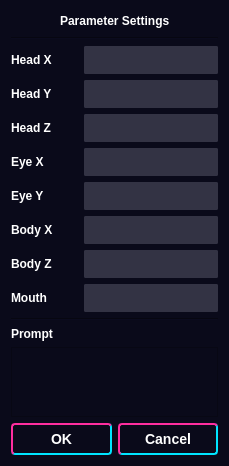
<?xml version="1.0" encoding="UTF-8"?>
<ui version="4.0">
 <class>Form</class>
 <widget class="QWidget" name="Form">
  <property name="geometry">
   <rect>
    <x>0</x>
    <y>0</y>
    <width>229</width>
    <height>398</height>
   </rect>
  </property>
  <property name="windowTitle">
   <string>Form</string>
  </property>
  <property name="styleSheet">
   <string notr="true">
/* ---------------- 全局基础样式 ---------------- */
* {
    /* 像素风字体（需将&quot;PixelMplus12-Regular.ttf&quot;放到项目目录，或替换为系统字体） */
    font-family: &quot;PixelMplus12&quot;, &quot;微软雅黑&quot;, &quot;SimHei&quot;, sans-serif;
    font-size: 12px;
	font-weight: bold;
}

QWidget {
    background-color: #0A0A1A; /* 暗黑赛博背景 */
    color: #FFFFFF; /* 默认文字白色 */
}

/* ---------------- 窗口样式 ---------------- */
QMainWindow, QWidget#main_window {
    background-color: #0A0A1A;
    border: 2px solid #FF2E9F; /* 粉色霓虹边框 */
}

/* 透明窗口适配（Live2D窗口） */
QWidget#live2d_window {
    background-color: transparent;
    border: none;
}

/* ---------------- 按钮样式（核心） ---------------- */
QPushButton {
    /* 粉蓝渐变背景 */
    background: qlineargradient(x1:0, y1:0, x2:1, y2:1, 
                                stop:0 #FF2E9F, stop:1 #00E5FF);
    color: #0A0A1A; /* 文字深色对比 */
    font-size: 14px;
    font-weight: bold;
    border: 2px solid #FFFFFF; /* 白色像素边框 */
    border-radius: 4px; /* 轻微圆角（像素风避免大圆角） */
    padding: 8px 16px;
    /* 霓虹发光效果 */
    text-shadow: 0 0 5px #FFFFFF;
}

QPushButton:hover {
    /* 悬停时加深渐变 */
    background: qlineargradient(x1:0, y1:0, x2:1, y2:1, 
                                stop:0 #FF55B8, stop:1 #2DE2FF);
    /* 故障偏移效果 */
    padding-left: 9px;
    padding-top: 7px;
    /* 强化发光 */
    text-shadow: 0 0 8px #FFFFFF;
}

QPushButton:pressed {
    /* 按下时反向渐变 */
    background: qlineargradient(x1:0, y1:0, x2:1, y2:1, 
                                stop:0 #00E5FF, stop:1 #FF2E9F);
    /* 按压偏移 */
    padding-left: 10px;
    padding-top: 9px;
}

QPushButton:disabled {
    background: #333344;
    color: #888888;
    border-color: #666666;
    text-shadow: none;
}

/* ---------------- 文本浏览器（QTextBrowser） ---------------- */
QTextBrowser {
    background-color: #121228;
    color: #00E5FF; /* 霓虹蓝文字 */
    border: 1px solid #9D00FF; /* 紫色边框 */
    padding: 8px;
    /* 像素风文字 */
    font-size: 12px;
    /* 轻微文字发光 */
    text-shadow: 0 0 3px #00E5FF;
}

/* ---------------- 标签（QLabel） ---------------- */
QLabel {
    color: #FFFFFF;
}

/* 标题标签 */
QLabel#title_label {
    font-size: 18px;
    font-weight: bold;
    /* 粉紫渐变文字 */
    background: qlineargradient(x1:0, y1:0, x2:1, y2:0, 
                                stop:0 #FF2E9F, stop:1 #9D00FF);
    -webkit-background-clip: text;
    color: transparent;
    text-shadow: 0 0 6px #FF2E9F;
}

/* 普通文本标签 */
QLabel#normal_label {
    color: #FFD1DC; /* 浅粉色文字 */
    text-shadow: 0 0 2px #FF2E9F;
}

/* ---------------- 分隔线（QFrame） ---------------- */
QFrame[frameShape=&quot;4&quot;] { /* HLine水平分隔线 */
    background-color: qlineargradient(x1:0, y1:0, x2:1, y2:0, 
                                     stop:0 #FF2E9F, stop:1 #00E5FF);
    height: 2px;
    border: none;
}

/* ---------------- 输入框（QLineEdit） ---------------- */
QLineEdit {
    background-color: #121228;
    color: #00E5FF;
    border: 2px solid #FF2E9F;
    padding: 6px;
    text-shadow: 0 0 3px #00E5FF;
}

QLineEdit:focus {
    border-color: #00E5FF;
    outline: none;
}



/* ---------------- 下拉框 ComboBox（带边框） ---------------- */
QComboBox {
    background-color: #333344; /* 控件底色 */
    border-color: #333344；
    border-radius: 2px;

}
/* ComboBox 下拉列表 */
QComboBox QAbstractItemView {
    background-color: #121228;
    border: 2px solid #ff2e9f; /* 粉色列表边框 */
    selection-background-color: #ff2e9f; /* 选中项背景 */
    selection-color: #0a0a1a;
}
/* ---------------- 全局基础样式 ---------------- */
* {
    /* 像素风字体（需将&quot;PixelMplus12-Regular.ttf&quot;放到项目目录，或替换为系统字体） */
    font-family: &quot;PixelMplus12&quot;, &quot;微软雅黑&quot;, &quot;SimHei&quot;, sans-serif;
    font-size: 12px;
}

QWidget {
    background-color: #0A0A1A; /* 暗黑赛博背景 */
    color: #FFFFFF; /* 默认文字白色 */
}

/* ---------------- 窗口样式 ---------------- */
QMainWindow, QWidget#main_window {
    background-color: #0A0A1A;
    border: 2px solid #FF2E9F; /* 粉色霓虹边框 */
}

/* 透明窗口适配（Live2D窗口） */
QWidget#live2d_window {
    background-color: transparent;
    border: none;
}

/* ---------------- 按钮样式（核心） ---------------- */
QPushButton {
    /* 粉蓝渐变背景（Qt标准渐变写法） */
    background: transparent;
    color: #ffffff; /* 文字白色对比 */
    font-size: 14px;
    font-weight: bold;
    border-width: 2px; /* 必须设置边框宽度 */
    border-style: solid; /* 边框样式 */
    border-color: #FF2E9F #00E5FF #00E5FF #FF2E9F;
    border-radius: 4px; /* 轻微圆角（像素风避免大圆角） */
    padding: 6px 12px; /* 按钮内边距（初始值） */
}

QPushButton:hover {
    background: #696969; /*  hover背景 */
    padding-left: 9px;
    padding-top: 7px;
    /* 强化发光 */
    text-shadow: 0 0 8px #FFFFFF;
}

QPushButton:pressed {

    background: #696969; 
    border-color: #ffffff;
    padding-left: 10px;
    padding-top: 9px;
}

QPushButton:disabled {
    background: #333344;
    color: #888888;
    border-color: #666666;
    text-shadow: none;
}

/* ---------------- 文本浏览器（QTextBrowser） ---------------- */
QTextBrowser {
    background-color: #121228;
    color: #00E5FF; /* 霓虹蓝文字 */
    border: 1px solid #9D00FF; /* 紫色边框 */
    padding: 8px;
    /* 像素风文字 */
    font-size: 12px;
    /* 轻微文字发光 */
    text-shadow: 0 0 3px #00E5FF;
}

/* ---------------- 标签（QLabel） ---------------- */
QLabel {
    color: #FFFFFF;
}

/* 标题标签 */
QLabel#title_label {
    font-size: 18px;
    font-weight: bold;
    /* Qt渐变文字写法（模拟，需结合透明背景） */
    color: #FF2E9F;
    text-shadow: 0 0 6px #FF2E9F, 0 0 10px #9D00FF;
}

/* 普通文本标签 */
QLabel#normal_label {
    color: #FFD1DC; /* 浅粉色文字 */
    text-shadow: 0 0 2px #FF2E9F;
}

/* ---------------- 分隔线（QFrame） ---------------- */
QFrame::HLine { /* Qt标准HLine选择器 */
    background-color: qlineargradient(x1:0, y1:0, x2:1, y2:0, 
                                     stop:0 #FF2E9F, stop:1 #00E5FF);
    height: 2px;
    border: none;
}

/* ---------------- 输入框（QLineEdit） ---------------- */
QLineEdit {
    background-color: #121228;
    color: #00E5FF;
    border: 2px solid #FF2E9F;
    padding: 6px;
    text-shadow: 0 0 3px #00E5FF;
}

QLineEdit:focus {
    border-color: #00E5FF;
    outline: none;
}

/* ---------------- 下拉框 ComboBox（带边框） ---------------- */
QComboBox {
    background-color: #333344; /* 控件底色 */
    border: 2px solid #333344; /* 合并边框属性（宽度+样式+颜色） */
    border-radius: 2px;
    padding: 4px;
    color: #FFFFFF;
}

/* ComboBox 下拉列表 */
QComboBox QAbstractItemView {
    background-color: #121228;
    border: 2px solid #ff2e9f; /* 粉色列表边框 */
    selection-background-color: #ff2e9f; /* 选中项背景 */
    selection-color: #0a0a1a;
    padding: 4px;
}

/* ComboBox 下拉箭头 */
QComboBox::drop-down {
    border: none;
}
QComboBox::down-arrow {
    image: url(:/icons/arrow_down.png); /* 可选：替换箭头图标，若无则用默认 */
    width: 10px;
    height: 10px;
}

QFrame[frameShape=&quot;4&quot;] { /* HLine水平分隔线 */
    background-color: qlineargradient(x1:0, y1:0, x2:1, y2:0, 
                                     stop:0 #FF2E9F, stop:1 #00E5FF);
    height: 2px;
    border: none;
}</string>
  </property>
  <layout class="QVBoxLayout" name="verticalLayout_2" stretch="1,1,4,0,0,0,1">
   <item>
    <layout class="QHBoxLayout" name="horizontalLayout_6">
     <item>
      <spacer name="horizontalSpacer_2">
       <property name="orientation">
        <enum>Qt::Horizontal</enum>
       </property>
       <property name="sizeHint" stdset="0">
        <size>
         <width>40</width>
         <height>20</height>
        </size>
       </property>
      </spacer>
     </item>
     <item>
      <widget class="QLabel" name="label_5">
       <property name="sizePolicy">
        <sizepolicy hsizetype="Preferred" vsizetype="Fixed">
         <horstretch>0</horstretch>
         <verstretch>0</verstretch>
        </sizepolicy>
       </property>
       <property name="text">
        <string>Parameter Settings</string>
       </property>
      </widget>
     </item>
     <item>
      <spacer name="horizontalSpacer">
       <property name="orientation">
        <enum>Qt::Horizontal</enum>
       </property>
       <property name="sizeHint" stdset="0">
        <size>
         <width>40</width>
         <height>20</height>
        </size>
       </property>
      </spacer>
     </item>
    </layout>
   </item>
   <item>
    <widget class="Line" name="line_2">
     <property name="orientation">
      <enum>Qt::Horizontal</enum>
     </property>
    </widget>
   </item>
   <item>
    <layout class="QVBoxLayout" name="verticalLayout">
     <item>
      <layout class="QHBoxLayout" name="horizontalLayout" stretch="1,2">
       <item>
        <widget class="QLabel" name="label">
         <property name="text">
          <string>Head X</string>
         </property>
        </widget>
       </item>
       <item>
        <widget class="QComboBox" name="head_x"/>
       </item>
      </layout>
     </item>
     <item>
      <layout class="QHBoxLayout" name="horizontalLayout_4" stretch="1,2">
       <item>
        <widget class="QLabel" name="label_4">
         <property name="text">
          <string>Head Y</string>
         </property>
        </widget>
       </item>
       <item>
        <widget class="QComboBox" name="head_y"/>
       </item>
      </layout>
     </item>
     <item>
      <layout class="QHBoxLayout" name="horizontalLayout_8" stretch="1,2">
       <item>
        <widget class="QLabel" name="label_7">
         <property name="text">
          <string>Head Z</string>
         </property>
        </widget>
       </item>
       <item>
        <widget class="QComboBox" name="head_z"/>
       </item>
      </layout>
     </item>
     <item>
      <layout class="QHBoxLayout" name="horizontalLayout_2" stretch="1,2">
       <item>
        <widget class="QLabel" name="label_2">
         <property name="text">
          <string>Eye X</string>
         </property>
        </widget>
       </item>
       <item>
        <widget class="QComboBox" name="eye_x"/>
       </item>
      </layout>
     </item>
     <item>
      <layout class="QHBoxLayout" name="horizontalLayout_3" stretch="1,2">
       <item>
        <widget class="QLabel" name="label_3">
         <property name="text">
          <string>Eye Y</string>
         </property>
        </widget>
       </item>
       <item>
        <widget class="QComboBox" name="eye_y"/>
       </item>
      </layout>
     </item>
     <item>
      <layout class="QHBoxLayout" name="horizontalLayout_7" stretch="1,2">
       <item>
        <widget class="QLabel" name="label_6">
         <property name="text">
          <string>Body X</string>
         </property>
        </widget>
       </item>
       <item>
        <widget class="QComboBox" name="body_x"/>
       </item>
      </layout>
     </item>
     <item>
      <layout class="QHBoxLayout" name="horizontalLayout_9" stretch="1,2">
       <item>
        <widget class="QLabel" name="label_8">
         <property name="text">
          <string>Body Z</string>
         </property>
        </widget>
       </item>
       <item>
        <widget class="QComboBox" name="body_z"/>
       </item>
      </layout>
     </item>
     <item>
      <layout class="QHBoxLayout" name="horizontalLayout_10" stretch="1,2">
       <item>
        <widget class="QLabel" name="label_9">
         <property name="text">
          <string>Mouth</string>
         </property>
        </widget>
       </item>
       <item>
        <widget class="QComboBox" name="mouth"/>
       </item>
      </layout>
     </item>
    </layout>
   </item>
   <item>
    <widget class="Line" name="line">
     <property name="orientation">
      <enum>Qt::Horizontal</enum>
     </property>
    </widget>
   </item>
   <item>
    <widget class="QLabel" name="label_10">
     <property name="text">
      <string>Prompt</string>
     </property>
    </widget>
   </item>
   <item>
    <widget class="QTextEdit" name="prompt"/>
   </item>
   <item>
    <layout class="QHBoxLayout" name="horizontalLayout_5">
     <item>
      <widget class="QPushButton" name="ok">
       <property name="text">
        <string>OK</string>
       </property>
      </widget>
     </item>
     <item>
      <widget class="QPushButton" name="cancel">
       <property name="text">
        <string>Cancel</string>
       </property>
      </widget>
     </item>
    </layout>
   </item>
  </layout>
 </widget>
 <resources/>
 <connections/>
</ui>
